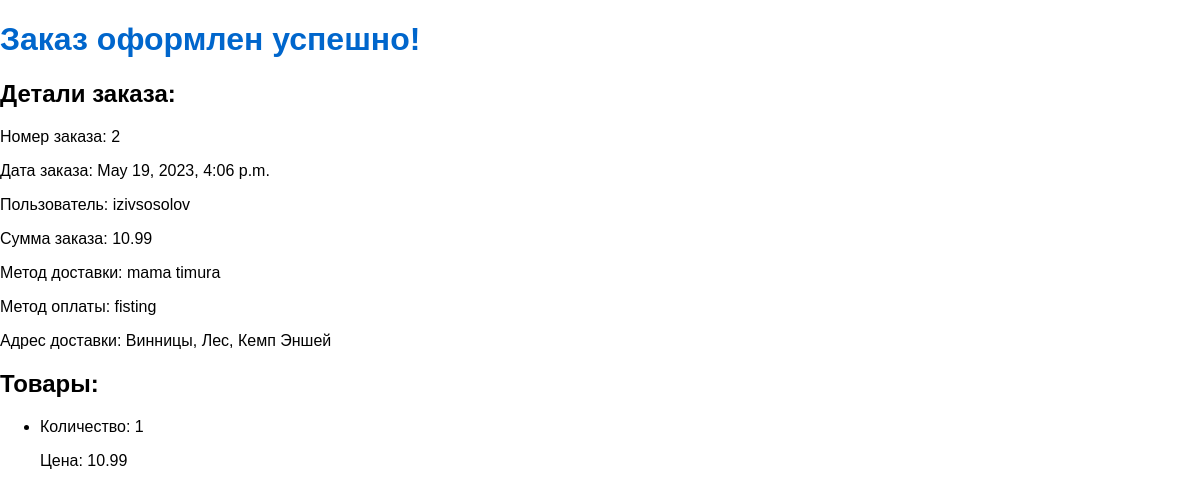
The page /myapp/order_detail/2/ on the database its author committed.
### myapp/models.py (models this page shows)
class Order(models.Model):
    user = models.ForeignKey(User, on_delete=models.CASCADE)
    total_price = models.DecimalField(max_digits=10, decimal_places=2)
    order_date = models.DateTimeField(auto_now_add=True)

class User(AbstractUser):
    username = models.CharField(max_length=30, unique=30)
    lastname = models.CharField(max_length=50)
    firstname = models.CharField(max_length=50)
    email = models.EmailField(unique=True)
    password = models.CharField(max_length=128)
    phone = models.CharField(max_length=20)
    address = models.CharField(max_length=100)
    image = models.ImageField(upload_to='profile_images/', null=True)
    class Meta:
        db_table = 'myapp_user'

class OrderDelivery(models.Model):
    order = models.OneToOneField(Order, on_delete=models.CASCADE)
    shipping_method = models.ForeignKey(ShippingMethod, on_delete=models.CASCADE)
    payment_method = models.ForeignKey(PaymentMethod, on_delete=models.CASCADE)
    address = models.CharField(max_length=100)

class ShippingMethod(models.Model):
    name = models.CharField(max_length=100)
    cost = models.DecimalField(max_digits=10, decimal_places=2)

class PaymentMethod(models.Model):
    name = models.CharField(max_length=100)

class OrderItem(models.Model):
    order = models.ForeignKey(Order, on_delete=models.CASCADE, null=True)
    product = models.ForeignKey(Product, on_delete=models.CASCADE, null=True)
    quantity = models.PositiveIntegerField()
    price = models.DecimalField(max_digits=10, decimal_places=2)

### myapp/views.py (the view)
# urls.py: path('order_detail/<int:order_id>/', order_detail, name='order_detail'),
def order_detail(request, order_id):
    order = get_object_or_404(Order, id=order_id)
    order_delivery = OrderDelivery.objects.get(order=order)
    context = {
        'order': order,
        'order_delivery': order_delivery,
    }
    return render(request, 'order_detail.html', context)

### myapp/templates/order_detail.html (shortened to what this page needs)
<!DOCTYPE html>
<html>
<head>
     {% load static %}
    <link rel="stylesheet" type="text/css" href="{% static 'myapp/css/home.css' %}">
</head>
<body>
    <h1>Заказ оформлен успешно!</h1>
  <h2>Детали заказа:</h2>
<p>Номер заказа: {{ order.id }}</p>
<p>Дата заказа: {{ order.order_date }}</p>
<p>Пользователь: {{ order.user.username }}</p>
<p>Сумма заказа: {{ order.total_price }}</p>
<p>Метод доставки: {{ order_delivery.shipping_method.name }}</p>
<p>Метод оплаты: {{ order_delivery.payment_method.name }}</p>
<p>Адрес доставки: {{ order_delivery.address }}</p>
    <h2>Товары:</h2>
    <ul>
        {% for order_item in order.orderitem_set.all %}
            <li>
                <p>Количество: {{ order_item.quantity }}</p>
                <p>Цена: {{ order_item.price }}</p>
            </li>
        {% endfor %}
    </ul>
</body>
</html>

### myapp/static/myapp/css/home.css (style rules this page uses)
body { font-family: Arial, sans-serif; margin: 0; padding: 0; }
h1 { color: #0066cc; }

### rows shown on the page
Order: id "2", order_date "May 19, 2023, 4:06 p.m.", user.username "izivsosolov", total_price "10.99"
OrderDelivery: shipping_method.name "mama timura", payment_method.name "fisting", address "Винницы, Лес, Кемп Эншей"
OrderItem: quantity "1", price "10.99"
